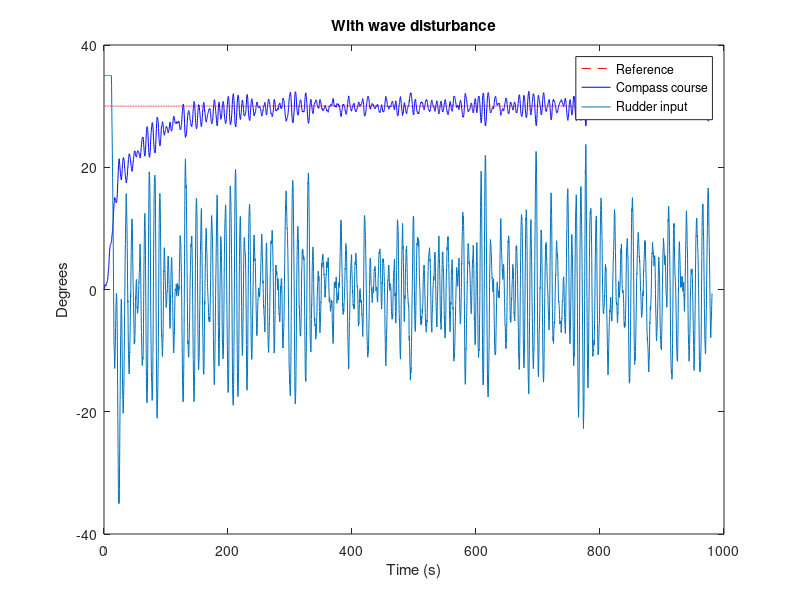

Write MATLAB code to recreate this figure.
clc;
close all;

load('data.mat');
load('data1.mat');
load('data2.mat');

figure
plot(data(1,:),data(6,:),'r--'); hold on;
plot(data(1,:),data(2,:),'b'); hold on;
plot(data(1,:),data(5,:));
xlabel('Time (s)'); ylabel('Degrees');
legend('Reference','Compass course','Rudder input')
title('With wave disturbance');
%figure('Name','Bode')
%bode(H_0); grid on; 
